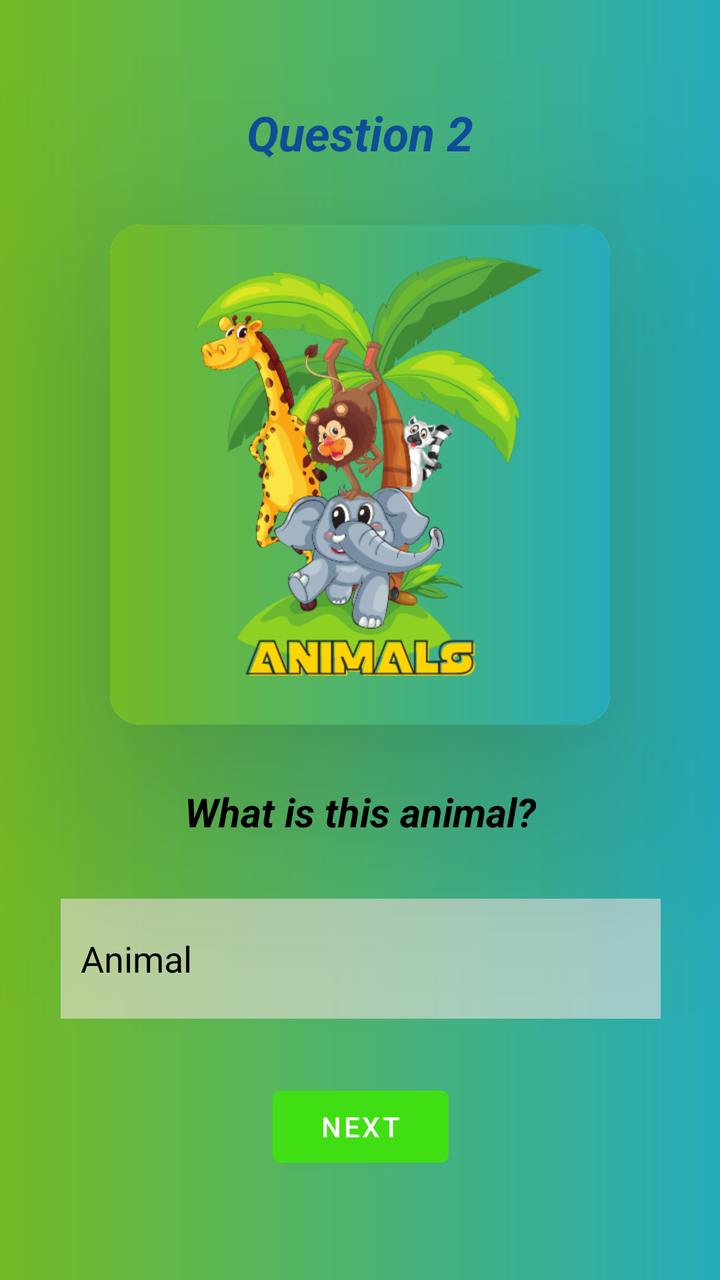
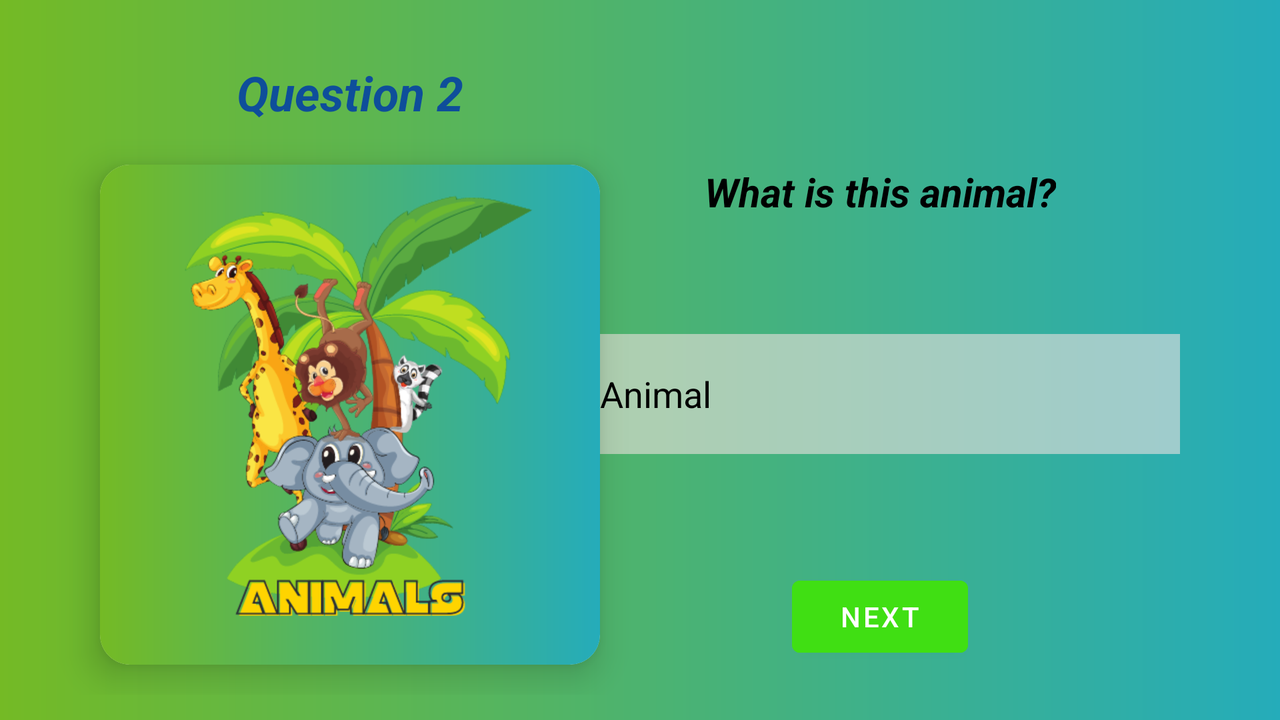

An Android layout and its configuration variant, each rendered on a device that would load it. The default file and the variant file are quoted in full after the pictures.
<!-- AndroidManifest.xml: application theme Theme.QuizzesForKids3 -->
<!-- res/layout/activity_second_animals_question.xml -->
<?xml version="1.0" encoding="utf-8"?>
<ScrollView xmlns:android="http://schemas.android.com/apk/res/android"
    xmlns:app="http://schemas.android.com/apk/res-auto"
    xmlns:tools="http://schemas.android.com/tools"
    android:layout_width="match_parent"
    android:layout_height="match_parent"
    android:background="@drawable/background_3">

    <androidx.constraintlayout.widget.ConstraintLayout
        android:layout_width="match_parent"
        android:layout_height="wrap_content"
        android:background="@drawable/background_3"
        tools:context=".SecondAnimalsQuestionActivity">

        <TextView
            android:id="@+id/textView"
            android:layout_width="wrap_content"
            android:layout_height="wrap_content"
            android:layout_marginTop="30dp"
            android:text="What is this animal?"
            android:textColor="#000000"
            android:textColorHint="#000000"
            android:textSize="20sp"
            android:textStyle="bold|italic"
            app:layout_constraintEnd_toEndOf="@+id/cardView"
            app:layout_constraintStart_toStartOf="@+id/cardView"
            app:layout_constraintTop_toBottomOf="@+id/cardView" />

        <EditText
            android:id="@+id/animalInput2"
            android:layout_width="300dp"
            android:layout_height="60dp"
            android:layout_marginTop="30dp"
            android:background="#90ffffff"
            android:backgroundTint="#F8E4E4"
            android:ems="10"
            android:hint="Animal"
            android:inputType="textPersonName"
            android:paddingStart="10dp"
            android:textColorHint="#000000"
            app:layout_constraintEnd_toEndOf="@+id/textView"
            app:layout_constraintStart_toStartOf="@+id/textView"
            app:layout_constraintTop_toBottomOf="@+id/textView" />

        <Button
            android:id="@+id/nextButton2"
            android:layout_width="wrap_content"
            android:layout_height="wrap_content"
            android:layout_marginTop="30dp"
            android:layout_marginBottom="15dp"
            android:backgroundTint="#40DF13"
            android:text="Next"
            app:layout_constraintBottom_toBottomOf="parent"
            app:layout_constraintEnd_toEndOf="@+id/animalInput2"
            app:layout_constraintStart_toStartOf="@+id/animalInput2"
            app:layout_constraintTop_toBottomOf="@+id/animalInput2" />

        <androidx.cardview.widget.CardView
            android:id="@+id/cardView"
            android:layout_width="250dp"
            android:layout_height="250dp"
            android:layout_marginTop="30dp"
            app:cardCornerRadius="15dp"
            app:cardElevation="60dp"
            app:layout_constraintEnd_toEndOf="parent"
            app:layout_constraintStart_toStartOf="parent"
            app:layout_constraintTop_toBottomOf="@+id/textView2">

            <LinearLayout
                android:layout_width="250dp"
                android:layout_height="250dp"
                android:layout_gravity="center_vertical|center_horizontal"
                android:background="@drawable/background_3"
                android:gravity="center"
                android:orientation="vertical">

                <ImageView
                    android:id="@+id/animalImage2"
                    android:layout_width="250dp"
                    android:layout_height="250dp"
                    app:srcCompat="@drawable/animals" />
            </LinearLayout>
        </androidx.cardview.widget.CardView>

        <TextView
            android:id="@+id/textView2"
            android:layout_width="wrap_content"
            android:layout_height="wrap_content"
            android:layout_marginTop="50dp"
            android:text="Question 2"
            android:textColor="#0E4E9A"
            android:textSize="24sp"
            android:textStyle="bold|italic"
            app:layout_constraintEnd_toEndOf="parent"
            app:layout_constraintStart_toStartOf="parent"
            app:layout_constraintTop_toTopOf="parent" />
    </androidx.constraintlayout.widget.ConstraintLayout>
</ScrollView>
<!-- resources referenced by this layout -->
<resources>
  <!-- drawable animals: png bitmap (drawable, 107412 bytes) -->
  <!-- drawable background_3 (drawable) -->
  <?xml version="1.0" encoding="utf-8"?>
  <shape xmlns:android="http://schemas.android.com/apk/res/android">
      <gradient
          android:startColor="#74BA25"
          android:angle="0"
          android:endColor="#25ACBA" />
  </shape>
  <style name="Theme.QuizzesForKids3" parent="Theme.MaterialComponents.DayNight.DarkActionBar">
          
          <item name="colorPrimary">@color/purple_500</item>
          <item name="colorPrimaryVariant">@color/purple_700</item>
          <item name="colorOnPrimary">@color/white</item>
          
          <item name="colorSecondary">@color/teal_200</item>
          <item name="colorSecondaryVariant">@color/teal_700</item>
          <item name="colorOnSecondary">@color/black</item>
          
          <item name="android:statusBarColor">?attr/colorPrimaryVariant</item>
          
      </style>
</resources>
<!-- res/layout-land/activity_second_animals_question.xml (the repository's variant of the layout above) -->
<!-- drawn on the phone turned sideways -->
<?xml version="1.0" encoding="utf-8"?>
<ScrollView xmlns:android="http://schemas.android.com/apk/res/android"
    xmlns:app="http://schemas.android.com/apk/res-auto"
    xmlns:tools="http://schemas.android.com/tools"
    android:layout_width="match_parent"
    android:layout_height="match_parent"
    android:background="@drawable/background_3">

    <androidx.constraintlayout.widget.ConstraintLayout
        android:layout_width="match_parent"
        android:layout_height="wrap_content"
        android:background="@drawable/background_3"
        tools:context=".SecondAnimalsQuestionActivity">

        <TextView
            android:id="@+id/textView"
            android:layout_width="wrap_content"
            android:layout_height="wrap_content"
            android:text="What is this animal?"
            android:textColor="#000000"
            android:textColorHint="#000000"
            android:textSize="20sp"
            android:textStyle="bold|italic"
            app:layout_constraintEnd_toEndOf="@+id/animalInput2"
            app:layout_constraintStart_toStartOf="@+id/animalInput2"
            app:layout_constraintTop_toTopOf="@+id/cardView2" />

        <EditText
            android:id="@+id/animalInput2"
            android:layout_width="300dp"
            android:layout_height="60dp"
            android:layout_marginTop="30dp"
            android:layout_marginEnd="50dp"
            android:layout_marginBottom="30dp"
            android:background="#90ffffff"
            android:backgroundTint="#F8E4E4"
            android:ems="10"
            android:hint="Animal"
            android:inputType="textPersonName"
            android:paddingStart="10dp"
            android:textColorHint="#000000"
            app:layout_constraintBottom_toTopOf="@+id/nextButton2"
            app:layout_constraintEnd_toEndOf="parent"
            app:layout_constraintTop_toBottomOf="@+id/textView" />

        <Button
            android:id="@+id/nextButton2"
            android:layout_width="wrap_content"
            android:layout_height="wrap_content"
            android:backgroundTint="#40DF13"
            android:text="Next"
            app:layout_constraintBottom_toBottomOf="@+id/cardView2"
            app:layout_constraintEnd_toEndOf="@+id/animalInput2"
            app:layout_constraintStart_toStartOf="@+id/animalInput2" />

        <androidx.cardview.widget.CardView
            android:id="@+id/cardView2"
            android:layout_width="250dp"
            android:layout_height="250dp"
            android:layout_marginStart="50dp"
            android:layout_marginTop="20dp"
            android:layout_marginBottom="15dp"
            app:cardCornerRadius="15dp"
            app:cardElevation="10dp"
            app:layout_constraintBottom_toBottomOf="parent"
            app:layout_constraintStart_toStartOf="parent"
            app:layout_constraintTop_toBottomOf="@+id/textView2">

            <LinearLayout
                android:layout_width="250dp"
                android:layout_height="250dp"
                android:layout_gravity="center_vertical|center_horizontal"
                android:background="@drawable/background_3"
                android:gravity="center"
                android:orientation="vertical">

                <ImageView
                    android:id="@+id/animalImage2"
                    android:layout_width="250dp"
                    android:layout_height="250dp"
                    app:srcCompat="@drawable/animals" />
            </LinearLayout>
        </androidx.cardview.widget.CardView>

        <TextView
            android:id="@+id/textView2"
            android:layout_width="wrap_content"
            android:layout_height="wrap_content"
            android:layout_marginTop="30dp"
            android:text="Question 2"
            android:textColor="#0E4E9A"
            android:textSize="24sp"
            android:textStyle="bold|italic"
            app:layout_constraintEnd_toEndOf="@+id/cardView2"
            app:layout_constraintStart_toStartOf="@+id/cardView2"
            app:layout_constraintTop_toTopOf="parent" />
    </androidx.constraintlayout.widget.ConstraintLayout>
</ScrollView>
